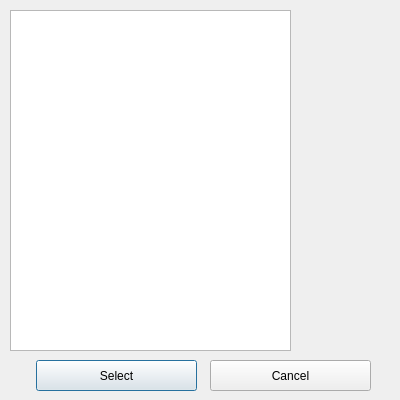
<?xml version="1.0" encoding="UTF-8"?>
<ui version="4.0">
 <class>DialogColorSelect</class>
 <widget class="QDialog" name="DialogColorSelect">
  <property name="geometry">
   <rect>
    <x>0</x>
    <y>0</y>
    <width>400</width>
    <height>400</height>
   </rect>
  </property>
  <property name="sizePolicy">
   <sizepolicy hsizetype="Fixed" vsizetype="Fixed">
    <horstretch>0</horstretch>
    <verstretch>0</verstretch>
   </sizepolicy>
  </property>
  <property name="windowTitle">
   <string>Pallette</string>
  </property>
  <property name="windowIcon">
   <iconset resource="../../res.qrc">
    <normaloff>:/icon/Main/resource/Main/0-01.png</normaloff>:/icon/Main/resource/Main/0-01.png</iconset>
  </property>
  <widget class="QListWidget" name="ListName">
   <property name="geometry">
    <rect>
     <x>10</x>
     <y>10</y>
     <width>281</width>
     <height>341</height>
    </rect>
   </property>
  </widget>
  <widget class="QPushButton" name="pushButton">
   <property name="geometry">
    <rect>
     <x>36</x>
     <y>360</y>
     <width>161</width>
     <height>31</height>
    </rect>
   </property>
   <property name="sizePolicy">
    <sizepolicy hsizetype="Minimum" vsizetype="Maximum">
     <horstretch>0</horstretch>
     <verstretch>0</verstretch>
    </sizepolicy>
   </property>
   <property name="text">
    <string>Select</string>
   </property>
  </widget>
  <widget class="QPushButton" name="pushButton_2">
   <property name="geometry">
    <rect>
     <x>210</x>
     <y>360</y>
     <width>161</width>
     <height>31</height>
    </rect>
   </property>
   <property name="sizePolicy">
    <sizepolicy hsizetype="Minimum" vsizetype="Maximum">
     <horstretch>0</horstretch>
     <verstretch>0</verstretch>
    </sizepolicy>
   </property>
   <property name="text">
    <string>Cancel</string>
   </property>
  </widget>
 </widget>
 <resources>
  <include location="../../res.qrc"/>
 </resources>
 <connections/>
</ui>
